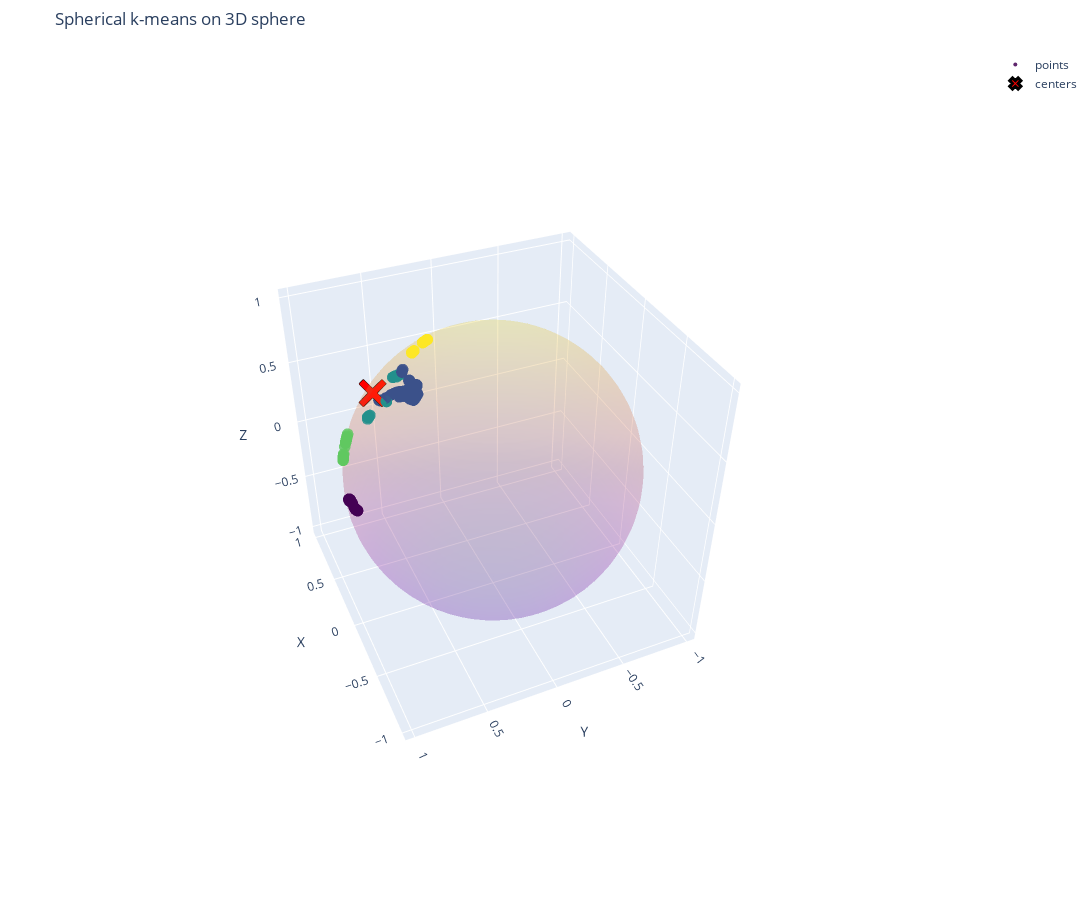

Notebook code cell kept with this figure:
### Code cell
embeddings_3d = umap_model.fit_transform(embeddings)
true_dirs = l2_normalize_rows(embeddings_3d)

rng = np.random.default_rng(0)
labels, _ = clusterizer.fit_predict(embeddings_3d)

# Визуализация на сфере
plot_clusters_3d_on_sphere(true_dirs, labels, True, title="Spherical k-means on 3D sphere")

### Figure 1 — Plotly figure (JSON) as saved in the notebook; plotly's stock layout.template omitted (floating-point values rounded to 4 significant figures; data arrays with more than 128 entries replaced by an {"elided": "..."} marker saying what was removed)
{"data": [{"opacity": 0.15, "showscale": false, "type": "surface", "x": {"elided": "60x60 float values"}, "y": {"elided": "60x60 float values"}, "z": {"elided": "60x60 float values"}}, {"marker": {"color": {"elided": "199 int values"}, "colorscale": [[0, "#440154"], [0.1111, "#482878"], [0.2222, "#3e4989"], [0.3333, "#31688e"], [0.4444, "#26828e"], [0.5556, "#1f9e89"], [0.6667, "#35b779"], [0.7778, "#6ece58"], [0.8889, "#b5de2b"], [1, "#fde725"]], "opacity": 0.85, "size": 4}, "mode": "markers", "name": "points", "type": "scatter3d", "x": {"elided": "199 float values"}, "y": {"elided": "199 float values"}, "z": {"elided": "199 float values"}}, {"marker": {"color": "red", "line": {"color": "black", "width": 3}, "size": 10, "symbol": "x"}, "mode": "markers", "name": "centers", "type": "scatter3d", "x": [0.755], "y": [0.5778], "z": [0.3101]}], "layout": {"height": 900, "margin": {"b": 10, "l": 10, "r": 10, "t": 50}, "scene": {"aspectmode": "cube", "camera": {"eye": {"x": -2.3, "y": 1, "z": 2}}, "xaxis": {"title": {"text": "X"}}, "yaxis": {"title": {"text": "Y"}}, "zaxis": {"title": {"text": "Z"}}}, "showlegend": true, "title": {"text": "Spherical k-means on 3D sphere"}, "width": 1200}}
